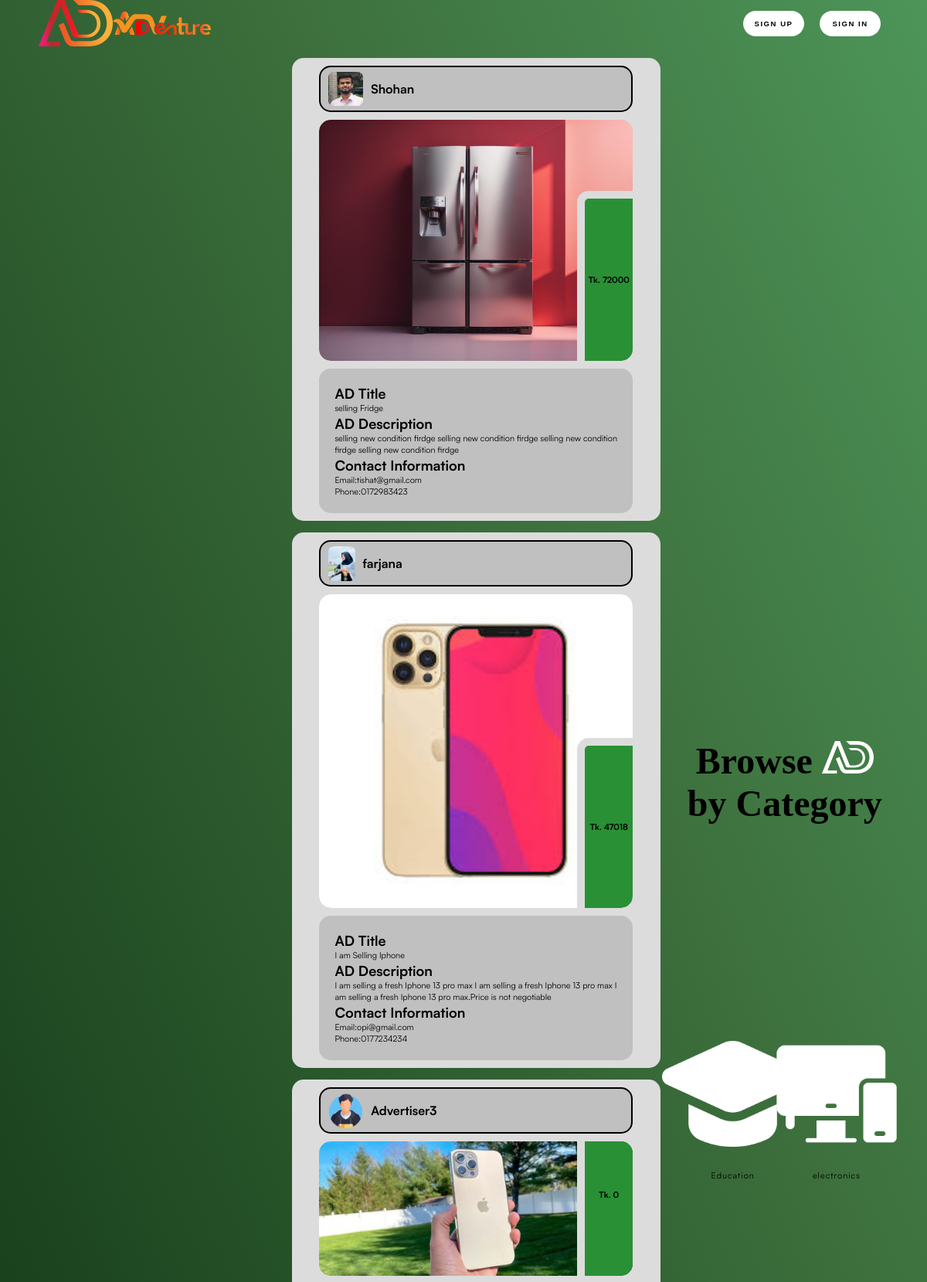
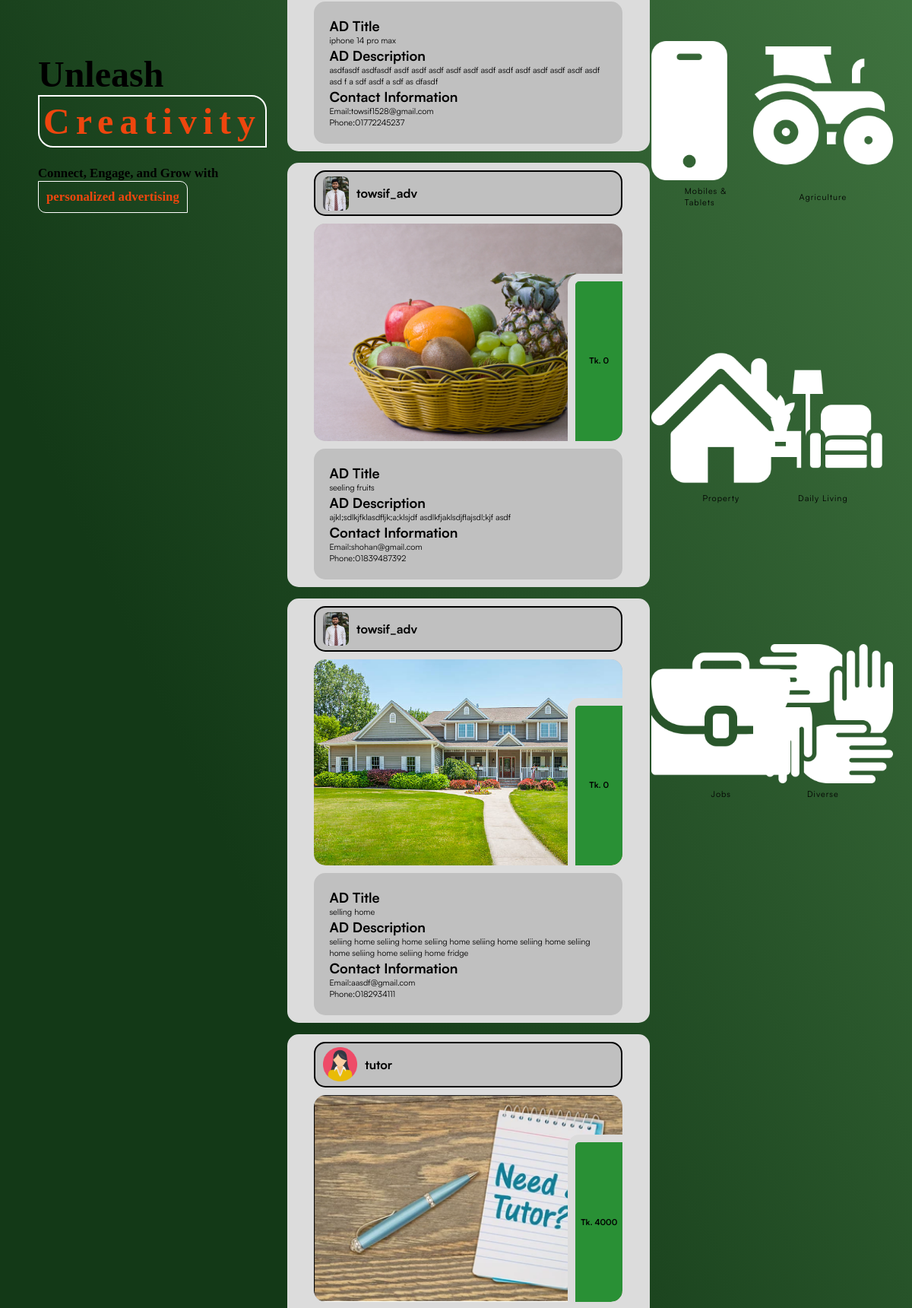
Page /project2/project2/index.php (upper part) on the committed database (2 pictures, top to bottom).
### tables this page shows
CREATE TABLE `ads` (
  `id` int(11) NOT NULL,
  `user_id` int(11) NOT NULL,
  `ad_title` varchar(255) NOT NULL,
  `ad_description` mediumtext NOT NULL,
  `phone` varchar(255) NOT NULL,
  `email` varchar(255) NOT NULL,
  `price` int(11) NOT NULL,
  `ad_photo` varchar(255) NOT NULL,
  `category` varchar(255) NOT NULL
);

CREATE TABLE `users` (
  `username` varchar(255) NOT NULL,
  `profile_pic` varchar(255) NOT NULL,
  `password` varchar(255) NOT NULL,
  `user_id` int(11) NOT NULL,
  `email` varchar(255) NOT NULL,
  `type` varchar(255) NOT NULL,
  `status` varchar(255) NOT NULL
);

### project2/project2/index.php (the view, shortened to what this page needs)
<?php
        $db = mysqli_connect("localhost", "root", "", "check");
        $query = " select * from ads ";
        $result = mysqli_query($db, $query);
?>
<html>
<head>
    <link rel="stylesheet" href="./asset/css/home.css">
</head>
<body>
    <div class="main_container">
        <div class="container">
            <div class="header">
                <div class="logo_left">
                    <div class="ad">
                        <img src="./asset/images/SVG/ad.svg" alt="">
                    </div>
                    <div class="adventure">
                        <img src="./asset/images/SVG/adventure.svg" alt="">
                    </div>
                </div>
                <div class="buttons_header">
                    <a href="./view/auth_feature/signup.html">
                        <button>SIGN UP</button>
                    </a>
                    <a href="./view/auth_feature/signin.html">
                        <button>SIGN IN</button>
                    </a>
                </div>
            </div>
            <div class="left">
                <div class="left_container">
                    <h1 class="creativity">Unleash <span>Creativity</span></h1>
                    <h1 class="connect">Connect, Engage, and Grow with <span>personalized advertising</span></h1>
                </div>
            </div>
            <div class="middle">
                <?php    while ($data = mysqli_fetch_assoc($result)) {
                    $id = $data['user_id'];
                    $sql = "select * from users where user_id = '$id'";
                    $result1 = mysqli_query($db, $sql);
                    $row = mysqli_fetch_assoc($result1);
                    ?>
                <div class="post">
                    <div class="adv_info_container">
                        <img src="./asset/images/profile_pics/<?php echo $row['profile_pic']; ?>" alt="">
                        <p><?php echo $row['username'] ?></p>
                    </div>
                    <div class="image_container">
                        <img src="./asset/images/ad_pics/<?php echo $data['ad_photo']; ?>" alt="">
                        <div class="price">
                            <p>Tk. <?php echo $data['price'] ?></p>
                        </div>
                    </div>
                    <div class="text_container">
                        <h1>AD Title</h1>
                        <p><?php echo $data['ad_title']  ?></p>
                        <h1>AD Description</h1>
                        <p><?php echo $data['ad_description']  ?></p>
                        <h1> Contact Information
                            </h1>
                            <p>Email:<?php echo $data['email']  ?></p>
                            <p>Phone:<?php echo $data['phone']  ?></p>
                        </div>
                    </div>
                    <?php
                }
                ?>
            </div>
            <div class="right">
            <div class="category_container">
                    <div class="text_container_cat">
                        <h1>Browse <span><img src="./asset/images/SVG/white_ad.svg" alt="" >
                        </span>by Category </h1>
                    </div>
                    <ul>
                        <li><a href=""><img src="./asset/images/home_page_icons/education.png" alt="">Education</a></li>
                        <li><a href=""><img src="./asset/images/home_page_icons/electronics.png" alt="">electronics</a></li>
                        <li><a href=""><img src="./asset/images/home_page_icons/mobile.png" alt="">Mobiles & Tablets</a></li>
                        <li><a href=""><img src="./asset/images/home_page_icons/agriculture.png" alt="">Agriculture</a></li>
                        <li><a href=""><img src="./asset/images/home_page_icons/property.png" alt="">Property</a></li>
                        <li><a href=""><img src="./asset/images/home_page_icons/living.png" alt="">Daily Living</a></li>
                        <li><a href=""><img src="./asset/images/home_page_icons/jobs.png" alt="">Jobs</a></li>
                        <li><a href=""><img src="./asset/images/home_page_icons/diverse.png" alt="">Diverse</a></li>
                    </ul>
                </div>
            </div>
        </div>
    </div>
</body>
</html>

### rows in the picture
ads: user.profile_pic (picture), user.username "Shohan", ad_photo (picture), price "72000", ad_title "selling Fridge", ad_description "selling new condition firdge selling new condition firdge selling new condition firdge selling new condition firdge", email "tishat@gmail.com", phone "0172983423"
ads: user.profile_pic (picture), user.username "farjana", ad_photo (picture), price "47018", ad_title "I am Selling Iphone", ad_description "I am selling a fresh Iphone 13 pro max I am selling a fresh Iphone 13 pro max I am selling a fresh Iphone 13 pro max.Price is not negotiable", email "opi@gmail.com", phone "0177234234"
ads: user.profile_pic (picture), user.username "Advertiser3", ad_photo (picture), price "0", ad_title "iphone 14 pro max", ad_description "asdfasdf asdfasdf asdf asdf asdf asdf asdf asdf asdf asdf asdf asdf asdf asdf asd f a sdf asdf a sdf as dfasdf", email "towsif1528@gmail.com", phone "01772245237"
ads: user.profile_pic (picture), user.username "towsif_adv", ad_photo (picture), price "0", ad_title "seeling fruits", ad_description "ajkl;sdlkjfklasdfljk;a;klsjdf asdlkfjaklsdjflajsdl;kjf asdf", email "shohan@gmail.com", phone "01839487392"
ads: user.profile_pic (picture), user.username "towsif_adv", ad_photo (picture), price "0", ad_title "selling home", ad_description "seliing home seliing home seliing home seliing home seliing home seliing home seliing home seliing home fridge", email "aasdf@gmail.com", phone "0182934111"
ads: user.profile_pic (picture), user.username "tutor", ad_photo (picture), price "4000"
